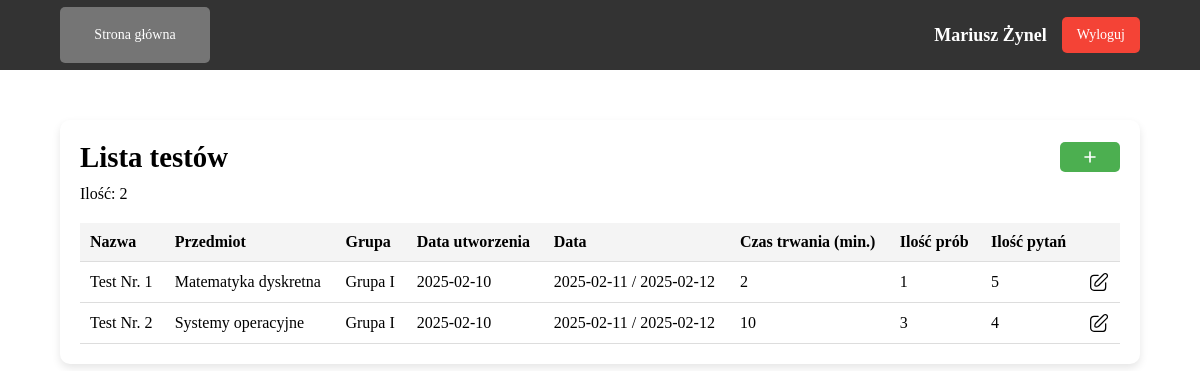
Page /teacher/tests.php (signed in) on the earlier database version.
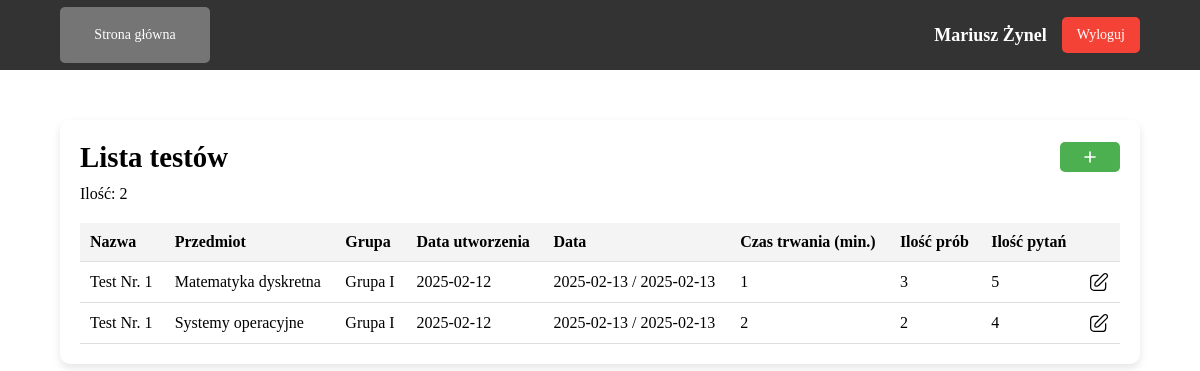
Same page on the later database version.
### tables this page shows
CREATE TABLE `tTesty` (
  `ID` int NOT NULL,
  `nazwa` varchar(255) DEFAULT NULL,
  `data_utworzenia` timestamp NULL DEFAULT CURRENT_TIMESTAMP,
  `data_rozpoczecia` datetime DEFAULT NULL,
  `data_zakonczenia` datetime DEFAULT NULL,
  `czas_trwania` int DEFAULT NULL,
  `ilosc_prob` int DEFAULT NULL,
  `id_grupy` int DEFAULT NULL,
  `id_wykladowcy` int DEFAULT NULL,
  `id_przedmiotu` int NOT NULL,
  `id_kierunku` int NOT NULL
);

CREATE TABLE `tPrzedmioty` (
  `ID` int NOT NULL,
  `nazwa` varchar(100) NOT NULL,
  `uwagi` text,
  `id_kierunku` int DEFAULT NULL
);

CREATE TABLE `tGrupy` (
  `ID` int NOT NULL,
  `rok` year NOT NULL,
  `nazwa` varchar(255) NOT NULL,
  `id_wykladowcy` int NOT NULL,
  `id_przedmiotu` int NOT NULL,
  `id_kierunku` int NOT NULL
);

### config/functions.php (called while the page is built, shortened)
<?php
    function getTestsByTeacherId($conn, $userId) {
        $query = "
            SELECT *
            FROM tTesty
            WHERE id_wykladowcy = '$userId'
        ";
        $result = mysqli_query($conn, $query);
        return $result;
    }
?>

### public/teacher/tests.php (the view, shortened to what the changed rows need)
<?php
    require_once('../../config/connect.php');
    require_once('../../config/functions.php');
    $user_id = $_SESSION['user_id'];
    $tTestInfo = getTestsByTeacherId($conn, $user_id);
    function getTestDetails($conn, $test_id) {
        $query = "SELECT t.ID, t.id_przedmiotu, p.nazwa AS nazwa_przedmiotu, COUNT(tp.id_pytania) AS liczba_pytan
                  FROM tTesty t
                  JOIN tPrzedmioty p ON t.id_przedmiotu = p.ID
                  LEFT JOIN tTestPytania tp ON tp.id_testu = t.ID
                  WHERE t.ID = $test_id
                  GROUP BY t.ID, t.id_przedmiotu, p.nazwa";
        $result = mysqli_query($conn, $query);
        $row = mysqli_fetch_assoc($result);
        return $row ? ['nazwa_przedmiotu' => $row['nazwa_przedmiotu'], 'liczba_pytan' => $row['liczba_pytan']] : ['nazwa_przedmiotu' => null, 'liczba_pytan' => 0];
    }
    function getGroupDetails($conn, $test_id){
        $query = "
        SELECT
            t.id_grupy,
            g.ID AS id_grupy,
            g.nazwa AS nazwa_grupy,
            g.rok AS rok_grupy,
            COUNT(gs.id_studenta) AS liczba_studentów,
            GROUP_CONCAT(CONCAT(s.imie, ' ', s.nazwisko, ' (', s.nr_albumu, ')') SEPARATOR '; ') AS studenci
        FROM tTesty t
        JOIN tGrupy g ON t.id_grupy = g.ID
        LEFT JOIN tGrupyStudenci gs ON g.ID = gs.id_grupy
        LEFT JOIN tStudenci s ON gs.id_studenta = s.id
        WHERE t.id = $test_id
        GROUP BY t.id_grupy, g.ID, g.nazwa, g.rok;
    ";
    $result = mysqli_query($conn, $query);
    return $result;
    }
?>
<!DOCTYPE html>
<html lang="en">
<head>
    <link rel="stylesheet" href="../../assets/css/main.css">
</head>
<body>
    <main class="main">
        <div class="container">
            <div class="title">
                <h1>Lista testów</h1>
            </div>
            <table>
                <thead>
                    <tr>
                        <th>Nazwa</th>
                        <th>Przedmiot</th>
                        <th>Grupa</th>
                        <th>Data utworzenia</th>
                        <th>Data</th>
                        <th>Czas trwania (min.)</th>
                        <th>Ilość prób</th>
                        <th>Ilość pytań</th>
                        <th></th>
                    </tr>
                </thead>
                <tbody>
                    <?php while ($testData = mysqli_fetch_assoc($tTestInfo)): ?>
                        <?php $test_id = $testData['ID']; ?>
                        <tr>
                            <td><?php echo $testData['nazwa']; ?></td>
                            <td>
                                <?php
                                     $testDetails = getTestDetails($conn, $test_id);
                                     echo ($testDetails['nazwa_przedmiotu'] ?? 'Brak danych') . "<br>";
                                ?>
                            </td>
                            <td>
                                <?php
                                    $groupDetails = getGroupDetails($conn, $test_id);
                                    if ($groupDetails && $group = mysqli_fetch_assoc($groupDetails)) {
                                        $studentList = $group['studenci'];
                                        echo "<span class='group-name' data-students='$studentList'>{$group['nazwa_grupy']}</span>";
                                    } else {
                                        echo 'Brak grupy';
                                    }
                                ?>
                            </td>
                            <td><?php echo date('Y-m-d', strtotime($testData['data_utworzenia'])); ?></td>
                            <td>
                                <?php
                                    $start = $testData['data_rozpoczecia'] ? date('Y-m-d', strtotime($testData['data_rozpoczecia'])) : 'Brak';
                                    $end = $testData['data_zakonczenia'] ? date('Y-m-d', strtotime($testData['data_zakonczenia'])) : 'Brak';
                                    echo "$start / $end";
                                ?>
                            </td>
                            <td><?php echo $testData['czas_trwania']; ?></td>
                            <td>
                                <?php
                                    echo $testData['ilosc_prob'] == -1 ? 'Nieograniczona' : $testData['ilosc_prob'];
                                ?>
                            </td>
                            <td>
                                <?php
                                    $testDetails = getTestDetails($conn, $test_id);
                                    echo $testDetails['liczba_pytan'];
                                ?>
                            </td>
                            <td>
                                <a href="edit_test.php?test_id=<?php echo $testData['ID']; ?>" class="btn-edit">
                                    <img src="../../assets/images/icons/edit.svg" class="edit-icon">
                                </a>
                            </td>
                        </tr>
                    <?php endwhile; ?>
                </tbody>
            </table>
        </div>
    </main>
</body>
</html>

Differences in the rows shown:
removed ttesty: nazwa "Test Nr. 1", id_przedmiotu.nazwa "Matematyka dyskretna", id_grupy.nazwa "Grupa I", data_utworzenia "2025-02-10", data_rozpoczecia "2025-02-11", data_zakonczenia "2025-02-12", czas_trwania "2", ilosc_prob "1", liczba_pytan "5"
removed ttesty: nazwa "Test Nr. 2", id_przedmiotu.nazwa "Systemy operacyjne", id_grupy.nazwa "Grupa I", data_utworzenia "2025-02-10", data_rozpoczecia "2025-02-11", data_zakonczenia "2025-02-12", czas_trwania "10", ilosc_prob "3", liczba_pytan "4"
added ttesty: nazwa "Test Nr. 1", id_przedmiotu.nazwa "Matematyka dyskretna", id_grupy.nazwa "Grupa I", data_utworzenia "2025-02-12", data_rozpoczecia "2025-02-13", data_zakonczenia "2025-02-13", czas_trwania "1", ilosc_prob "3", liczba_pytan "5"
added ttesty: nazwa "Test Nr. 1", id_przedmiotu.nazwa "Systemy operacyjne", id_grupy.nazwa "Grupa I", data_utworzenia "2025-02-12", data_rozpoczecia "2025-02-13", data_zakonczenia "2025-02-13", czas_trwania "2", ilosc_prob "2", liczba_pytan "4"
